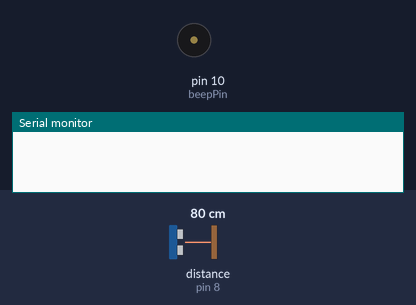
A sketch run on a simulated Arduino Uno, built with avr-gcc and run on an emulated ATmega328P. Parts: buzzer (waves = sounding, pin HIGH), the last lines printed to the serial monitor. Wiring (inferred from the names in the program): ultrasonic range finder: trigger pin 9; echo pin 8. The test bench sets the inputs (shaded band); at power-on: distance to the obstacle (sensor on pin 8) 80 cm. The echo pulse lasts 58.3 µs per cm; pins used as bus, display or sensor lines are not drawn.

Above: at 1.2 s.
1.3 s: distance to the obstacle (sensor on pin 8) set to 2 cm
At 1.56 s:
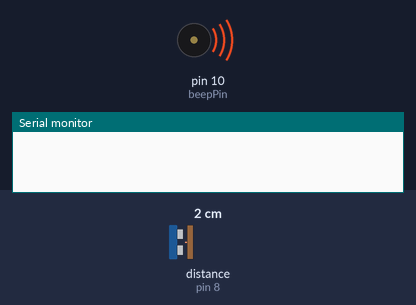
4.3 s: distance to the obstacle (sensor on pin 8) set to 9 cm
At 4.65 s:
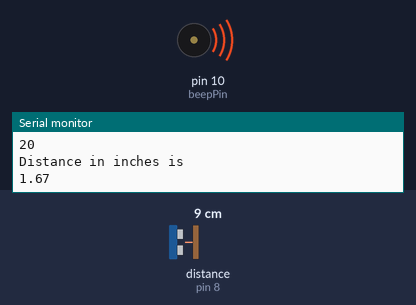
Timing chart, 0 to 13.3 s (numbered marks = the images above; inputs shaded):
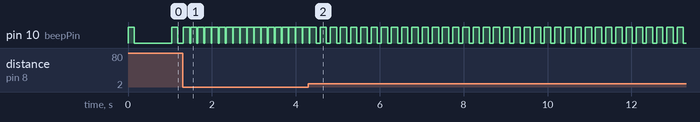

The sketch:

Sonar.ino
```cpp
/**
* Sonar.ino : credit to a YouTube presentation TBA
*
* Simple distance detection using an SRF004 Ultrasonic sensor and basic speaker.
*
* Component ref : www.rev-ed.co.uk/cods/srf004.pdf
* Pinout : 5 pins numbered 1..5 from left to right looking at ultrasound side of board with pins at bottom edge
* 1 = GND ; 2 = GND ; 3 = Trigger Pulse Input ; 4 = Echo Pulse Output ; 5 = 5V Supply
* Circuit :
*
* Arduino 5V : SRF004.5
* Arduino GND : SRF004.1
* Arduino Pin 9 : SRF004.3
* Arduino Pin 8 : SRF004.4
* SRF004.2 N/C
* Arduino GND : Speaker GND
* Arduino Pin 10 : Speaker +VCC
*
*/


#define trigPin 9
#define echoPin 8
#define beepPin 10
//#define scalingfactor 0.1
#define scalingfactor 10

float inches=0.0;
unsigned long duration=0;
unsigned long maxtime=1000;
unsigned long i=1;
unsigned long time2=0;
unsigned long time1=0;

void setup(){
  Serial.begin(115200);
  pinMode(trigPin,OUTPUT);
  pinMode(echoPin,INPUT);
  pinMode(beepPin,OUTPUT);
}

void logdistance(){
  time1=millis();
  digitalWrite(trigPin,HIGH);
  delayMicroseconds(10);
  digitalWrite(trigPin,LOW);
  duration=pulseIn(echoPin,HIGH);
  //inches=duration/148;
  inches = duration *0.034/2;
  time2=millis();
  maxtime=scalingfactor*inches;

}

void delayandcheckdistance(){
  i=1;
  while(1){
    if(i%60==0){
      logdistance();
    }
    delay(1);
    ++i;
    if(i>=maxtime){
     break;
    }
  }
}

void beep(){
  digitalWrite(beepPin,HIGH);
  delay(90);
  logdistance();
  //delay(maxtime);
  if(time2-time1<30){
    delay(60-(time2-time1));
  }
  digitalWrite(beepPin,LOW);
}

int lp = 1;

void loop(){
  beep();
  delayandcheckdistance();
  lp++;
  if (lp%10 == 0) {
     Serial.println(lp);
  Serial.println("Distance in inches is");
   Serial.println(inches);
  }
}
```

Measured:
- after the input at 1.3 s, pin 10 (beepPin): alternates HIGH for 0.15 s and LOW for 0.02 s, starting at once
- by itself, pin 10 (beepPin): alternates HIGH for 0.15 s and LOW for 0.89 s
